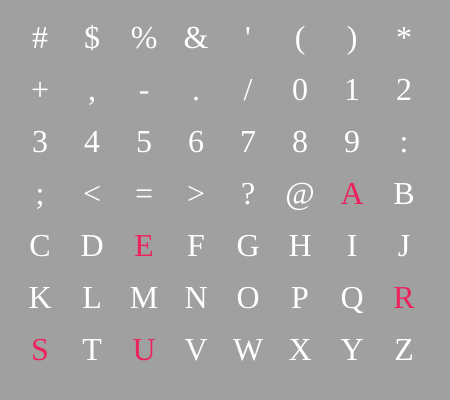
Frame 1 (no input)
Frame 60 (no input): identical to frame 1, image omitted
Frame 120 (the mouse pressed at the canvas centre since frame 60): identical to frame 1, image omitted

The p5.js sketch that drew this single still picture (run headless with seeded random() and noise() and a simulated clock; from frame 60 on, the mouse is pressed at the canvas centre):

// p5.js sketch
// ── sketch.js
let words = [];
let gap = 52;

class Word {
  constructor(l, x, y) {
    this.data = l;
    this.x = x;
    this.y = y;
    this.sx = x;
    this.sy = y;
    this.tx = x;
    this.ty = y;
    this.moveStart = 0;
    this.moveTime = 0;
  }
  render() {
    if (this.moveStart) {
      let t = (millis() - this.moveStart) / this.moveTime;
      this.x = lerp(this.sx, this.tx, min(t, 1));
      this.y = lerp(this.sy, this.ty, min(t, 1));
    }
    fill(/[AESRSU]/.test(this.data) ? "#ed225d" : 255);
    text(this.data, this.x, this.y);
  }
  moveTo(x, y, ms) {
    // others: scaleTo, fadeIn, fadeOut, colorTo, rotateTo, textTo
    this.moveStart = millis();
    this.moveTime = ms;
    this.sx = this.x;
    this.sy = this.y;
    this.tx = x;
    this.ty = y;
  }
}

function setup() {
  createCanvas(450, 400);

  let counter = 35;
  for (let y = 40; y < height; y += gap) {
    for (let x = 40; x < width; x += gap) {
      let letter = char(counter++);
      words.push(new Word(letter, x, y));
    }
  }
}

function mouseClicked() {
  //find("A").moveTo(random(width), random(height), 1000);
  for (let i = 0; i < words.length; i++) {
    words[i].moveTo(width - words[i].x, height - words[i].y, 2000);
  }
}

function draw() {
  background(160);
  textFont("Georgia");
  textSize(32);
  textAlign(CENTER, CENTER);

  for (let i = 0; i < words.length; i++) {
    words[i].render();
  }
}

function find(l) {
  return words.find((w) => w.data === l);
}
